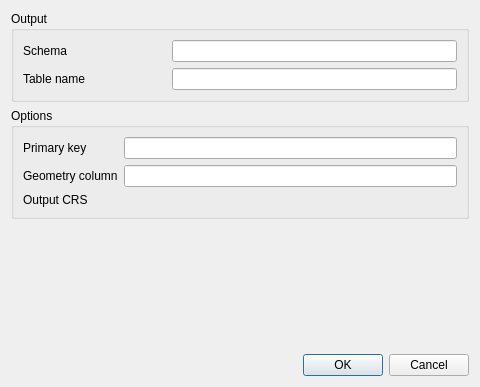
<?xml version="1.0" encoding="UTF-8"?>
<ui version="4.0">
 <class>QgsDbImportVectorLayerDialog</class>
 <widget class="QDialog" name="QgsDbImportVectorLayerDialog">
  <property name="geometry">
   <rect>
    <x>0</x>
    <y>0</y>
    <width>480</width>
    <height>387</height>
   </rect>
  </property>
  <property name="windowTitle">
   <string>Import Vector Layer</string>
  </property>
  <layout class="QVBoxLayout" name="verticalLayout">
   <item>
    <widget class="QGroupBox" name="mGroupBoxOutput">
     <property name="title">
      <string>Output</string>
     </property>
     <layout class="QGridLayout" name="gridLayout_2">
      <item row="0" column="0">
       <widget class="QLabel" name="mLabelSchemas">
        <property name="text">
         <string>Schema</string>
        </property>
       </widget>
      </item>
      <item row="1" column="0">
       <widget class="QLabel" name="label_3">
        <property name="text">
         <string>Table name</string>
        </property>
       </widget>
      </item>
      <item row="1" column="1" colspan="2">
       <widget class="QLineEdit" name="mEditTable"/>
      </item>
      <item row="0" column="1" colspan="2">
       <widget class="QLineEdit" name="mEditSchema"/>
      </item>
     </layout>
    </widget>
   </item>
   <item>
    <widget class="QGroupBox" name="mGroupBoxSettings">
     <property name="title">
      <string>Options</string>
     </property>
     <layout class="QGridLayout" name="gridLayout">
      <item row="0" column="0">
       <widget class="QLabel" name="mLabelPrimaryKey">
        <property name="text">
         <string>Primary key</string>
        </property>
       </widget>
      </item>
      <item row="1" column="0">
       <widget class="QLabel" name="mLabelGeometryColumn">
        <property name="text">
         <string>Geometry column</string>
        </property>
       </widget>
      </item>
      <item row="0" column="1">
       <widget class="QLineEdit" name="mEditPrimaryKey"/>
      </item>
      <item row="1" column="1">
       <widget class="QLineEdit" name="mEditGeometryColumnName"/>
      </item>
      <item row="2" column="1">
       <widget class="QgsProjectionSelectionWidget" name="mCrsSelector" native="true">
        <property name="focusPolicy">
         <enum>Qt::StrongFocus</enum>
        </property>
       </widget>
      </item>
      <item row="2" column="0">
       <widget class="QLabel" name="mLabelDestinationCrs">
        <property name="text">
         <string>Output CRS</string>
        </property>
       </widget>
      </item>
     </layout>
    </widget>
   </item>
   <item>
    <spacer name="verticalSpacer">
     <property name="orientation">
      <enum>Qt::Vertical</enum>
     </property>
     <property name="sizeHint" stdset="0">
      <size>
       <width>20</width>
       <height>40</height>
      </size>
     </property>
    </spacer>
   </item>
   <item>
    <widget class="QDialogButtonBox" name="mButtonBox">
     <property name="orientation">
      <enum>Qt::Horizontal</enum>
     </property>
     <property name="standardButtons">
      <set>QDialogButtonBox::Cancel|QDialogButtonBox::Ok</set>
     </property>
    </widget>
   </item>
  </layout>
  <zorder>mGroupBoxSettings</zorder>
  <zorder>mButtonBox</zorder>
  <zorder>mGroupBoxOutput</zorder>
  <zorder>verticalSpacer</zorder>
 </widget>
 <customwidgets>
  <customwidget>
   <class>QgsProjectionSelectionWidget</class>
   <extends>QWidget</extends>
   <header>qgsprojectionselectionwidget.h</header>
   <container>1</container>
  </customwidget>
 </customwidgets>
 <resources/>
 <connections/>
</ui>
